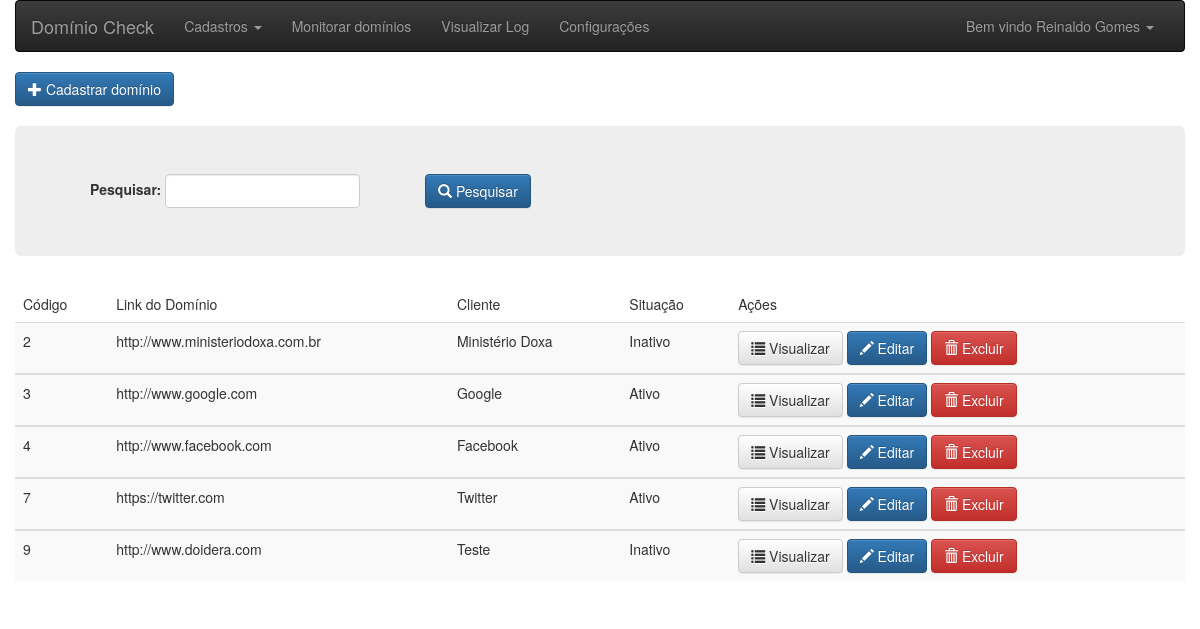
Page /dominio.php (signed in) on the committed database.
### tables this page shows
CREATE TABLE IF NOT EXISTS `dominio` (
  `id_dominio` int(11) NOT NULL,
  `link` varchar(250) NOT NULL,
  `cliente` varchar(250) NOT NULL,
  `status` tinyint(1) NOT NULL
);

### session.php (called while the page is built, shortened)
<?php
Class Session {
    public function getNode($key) {
        if (isset($_SESSION['node'][$key])) {
            return $_SESSION['node'][$key];
        }
    }
}

### dom_db_actions.php (called while the page is built, shortened)
<?php
include_once 'db_config.php';
if (empty($_POST['parametro'])) {
    $res = $MySQLiconn->query("SELECT * FROM dominio ORDER BY dominio.id_dominio");
} else {
    $parametro = $_POST['parametro'];
    $res = $MySQLiconn->query("SELECT * FROM dominio WHERE (dominio.id_dominio LIKE '%" . $parametro . "%' OR dominio.link LIKE '%" . $parametro . "%' OR dominio.cliente LIKE '%" . $parametro . "%')");
}

### dominio.php (the view, shortened to what this page needs)
<?php
include 'dom_db_actions.php';
include 'template/header.php';
?>
<div class="">
    <a class="btn btn-primary" href="cad_dominio.php"><span class="glyphicon glyphicon-plus" aria-hidden="true"></span> Cadastrar domínio</a>
    <br /><br />
    <div class="jumbotron">
        <form class="form-inline" method="post">
            <div class="form-group col-md-4">
                <label for="parametro">Pesquisar:</label>
                <input type="text" class="form-control" id="parametro" name="parametro" >
            </div>
            <button class="btn btn-primary" type="submit" name="pesquisar"><span class="glyphicon glyphicon-search" aria-hidden="true"></span> Pesquisar</button>
        </form>
    </div>
    <table class="table table-hover table-striped" id="my_table">
        <thead>
            <tr>
                <td>Código</td>
                <td>Link do Domínio</td>
                <td>Cliente</td>
                <td>Situação</td>
                <td>Ações</td>
            </tr>
        </thead>
        <?php
        while ($row = $res->fetch_array()) {
            ?>
            <tbody>
                <tr>
                    <td><?php echo $row['id_dominio']; ?></td>
                    <td><?php echo $row['link']; ?></td>
                    <td><?php echo $row['cliente']; ?></td>
                    <td><?php if($row['status'] == 1) echo 'Ativo'; else echo 'Inativo'; ?></td>
                    <td>
                        <a class="btn btn-default" href="view_dominio.php?view=<?php echo $row['id_dominio']; ?>" ><span class="glyphicon glyphicon-list" aria-hidden="true"></span> Visualizar</a>
                        <a class="btn btn-primary" href="cad_dominio.php?edit=<?php echo $row['id_dominio']; ?>" ><span class="glyphicon glyphicon-pencil" aria-hidden="true"></span> Editar</a>
                        <a class="btn btn-danger" href="?del=<?php echo $row['id_dominio']; ?>" onclick="return confirm('Tem certeza que deseja excluir esse registro?');" ><span class="glyphicon glyphicon-trash" aria-hidden="true"></span> Excluir</a>
                    </td>
                </tr>
            </tbody>
        <?php } ?>
    </table>
</div>
<?php include 'template/footer.php'; ?>

### template/header.php (shortened to what this page needs)
<?php
require_once 'session.php';
$ses = new Session;
$ses->start();
?>
<!DOCTYPE html>
<html>
    <head>
        <link rel="stylesheet" href="https://maxcdn.bootstrapcdn.com/bootstrap/3.3.5/css/bootstrap.min.css">
        <link rel="stylesheet" href="https://maxcdn.bootstrapcdn.com/bootstrap/3.3.5/css/bootstrap-theme.min.css">
    </head>
    <body>
        <div class="container-fluid">
            <nav class="navbar navbar-inverse">
                <div class="container-fluid">
                    <div class="navbar-header">
                        <a class="navbar-brand" href="index.php">Domínio Check</a>
                    </div>
                    <div class="collapse navbar-collapse" id="bs-example-navbar-collapse-1">
                        <ul class="nav navbar-nav">
                            <li class="dropdown">
                                <a href="#" class="dropdown-toggle" data-toggle="dropdown" role="button" aria-haspopup="true" aria-expanded="false"> Cadastros <span class="caret"></span></a>
                            </li>
                            <li><a href="monitor.php">Monitorar domínios</a></li>
                            <li><a href="log.php">Visualizar Log</a></li>
                            <li><a href="config.php?view=1">Configurações</a></li>
                        </ul>
                        <ul class="nav navbar-nav navbar-right">
                            <li class="dropdown">
                                <a href="#" class="dropdown-toggle" data-toggle="dropdown" role="button" aria-haspopup="true" aria-expanded="false"> <?php echo "Bem vindo " . $ses->getNode('nome_usuario'); ?> <span class="caret"></span></a>
                            </li>
                        </ul>
                    </div>
                </div>
            </nav>

### template/footer.php (shortened to what this page needs)
</div>
</body>
</html>

### rows in the picture
dominio: id_dominio "2", link "http://www.ministeriodoxa.com.br", cliente "Ministério Doxa", status "Inativo"
dominio: id_dominio "3", link "http://www.google.com", cliente "Google", status "Ativo"
dominio: id_dominio "4", link "http://www.facebook.com", cliente "Facebook", status "Ativo"
dominio: id_dominio "7", link "https://twitter.com", cliente "Twitter", status "Ativo"
dominio: id_dominio "9", link "http://www.doidera.com", cliente "Teste", status "Inativo"

### other values in the picture
$ses->getNode('nome_usuario') "Reinaldo Gomes"
